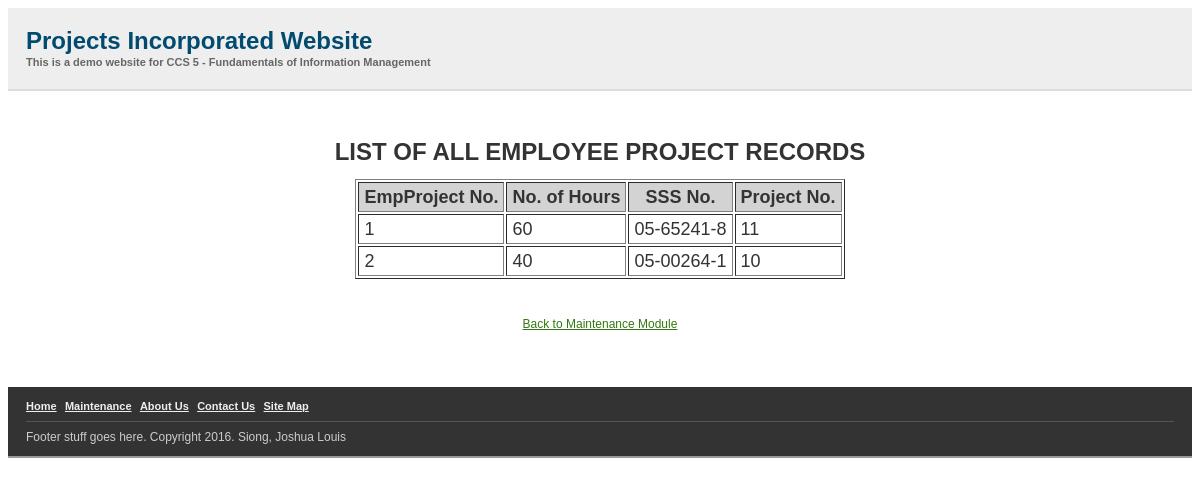
The page /ProjectsIncorporated/EmpProjView.php on the database its author committed.
### tables this page shows
CREATE TABLE `empproj` (
  `EmpProjNo` int(1) NOT NULL,
  `NoOfHours` int(2) NOT NULL,
  `SSSNo` varchar(10) NOT NULL,
  `ProjNo` int(2) NOT NULL
);

### ProjectsIncorporated/EmpProjView.php (the view, shortened to what this page needs)
<!DOCTYPE html PUBLIC "-//W3C//DTD XHTML 1.0 Transitional//EN" "http://www.w3.org/TR/xhtml1/DTD/xhtml1-transitional.dtd">
<html xmlns="http://www.w3.org/1999/xhtml" xml:lang="en" lang="en">
<head>
	<link rel = "stylesheet" href = "style.css" type = "text/css">
</head>
<body>
	   	<?php
			 include "header.php";
		?>
<br /><br />
		<h1><p align="center"><strong>LIST OF ALL EMPLOYEE PROJECT RECORDS</strong></p></h1>
		<?php
			$DBConnect = mysqli_connect('localhost','root','','projectsinc');
			if (!$DBConnect) {
				die(mysqli_error());
			}
			else {
				$SQLQuery = "select * from empproj";
				$result = mysqli_query($DBConnect, $SQLQuery);
				$numrows = mysqli_num_rows($result);
				if ($numrows > 0) {
		?>
			<table border="1" cellpadding="5" align="center">
				<tr>
					<td bgcolor="lightgrey" align="center"><strong><font size='+1'>EmpProject No.</font></strong></td>
					<td bgcolor="lightgrey" align="center"><strong><font size='+1'>No. of Hours</font></strong></td>
					<td bgcolor="lightgrey" align="center"><strong><font size='+1'>SSS No.</font></strong></td>
					<td bgcolor="lightgrey" align="center"><strong><font size='+1'>Project No.</font></strong></td>
				</tr>
		<?php
					while ($row = mysqli_fetch_assoc($result)) {
						echo "<tr>";
						foreach ($row as $field_name => $field_value) {
							echo "<td><font size='+1'>$field_value</font></td>";
						}
						echo "</tr>";
					}
				}
				else {
					echo '<font size="+2" color="red">SORRY, there are no Employee Project records to display.</font>';
				}
			}
		?>
			</table>
		<br /><br />
		<p align="center"><a href="maintenance.php">Back to Maintenance Module</a></p>
		<br /><br />
		<?php
			 include 'footer.php';
		?>
</body>
</html>

### ProjectsIncorporated/Style.css (style rules this page uses)
body { color: #333; font: 12px Helvetica, Arial, sans-serif; line-height: 18px; }
a { color: #337810; }
p { margin: 0 0 18px; }

### rows shown on the page
empproj: EmpProjNo "1", NoOfHours "60", SSSNo "05-65241-8", ProjNo "11"
empproj: EmpProjNo "2", NoOfHours "40", SSSNo "05-00264-1", ProjNo "10"
